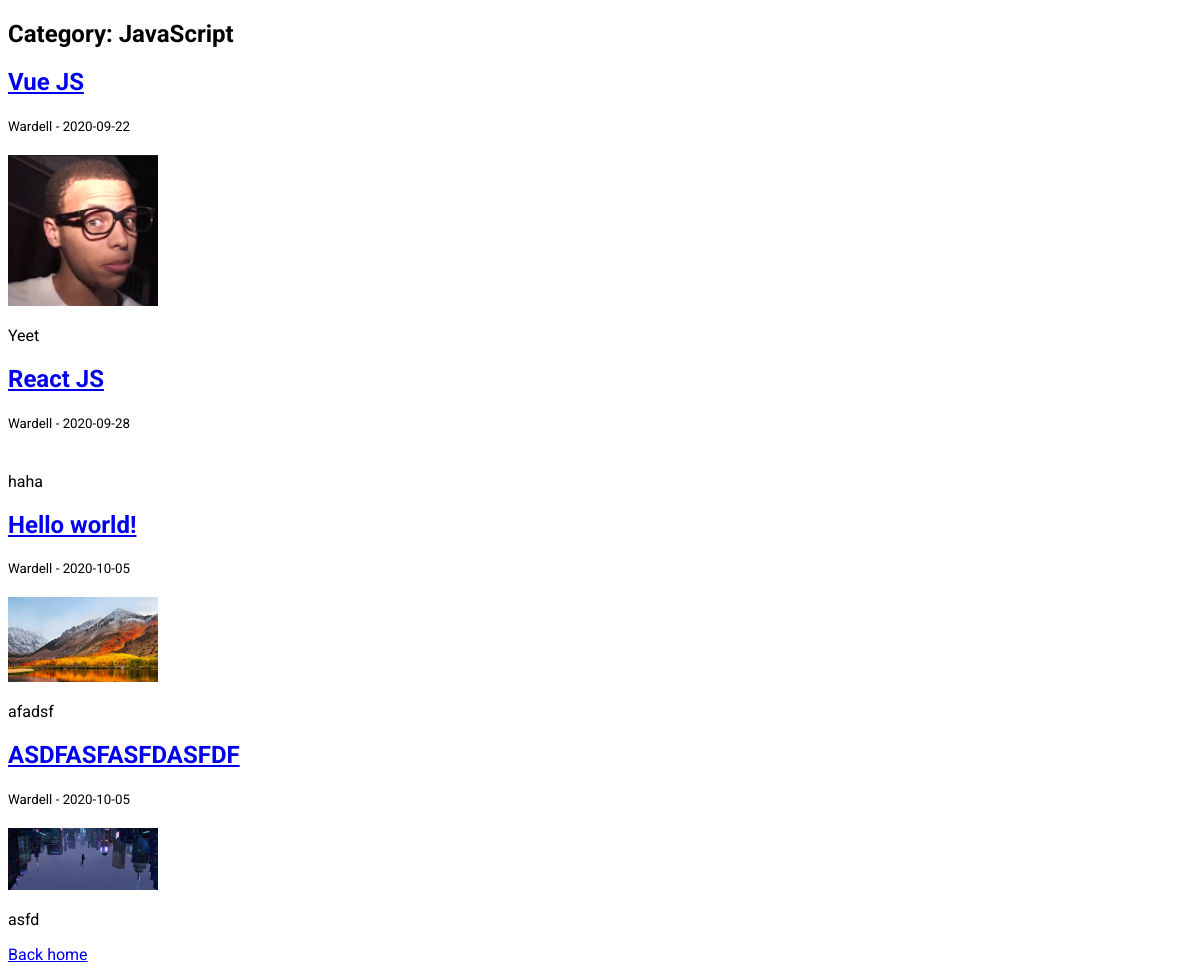
Screenshot of /category.php?cate_name=JavaScript with the database file from the repository.
### tables this page shows
CREATE TABLE `posts` (
  `id` int(3) NOT NULL,
  `post_author_id` int(3) NOT NULL,
  `post_category_id` int(3) NOT NULL,
  `post_title` varchar(255) NOT NULL,
  `post_content` text NOT NULL,
  `post_image` text NOT NULL,
  `post_date` date NOT NULL,
  `post_tags` varchar(255) NOT NULL,
  `post_comments_count` int(255) NOT NULL DEFAULT 0,
  `post_status` tinyint(4) NOT NULL DEFAULT 0,
  `post_views` int(255) NOT NULL DEFAULT 0
);

CREATE TABLE `users` (
  `id` int(3) NOT NULL,
  `user_name` varchar(255) NOT NULL,
  `user_email` varchar(255) NOT NULL,
  `user_password` varchar(255) NOT NULL,
  `user_isadmin` tinyint(1) NOT NULL DEFAULT 0
);

### includes/classloader.inc.php (called while the page is built, shortened)
<?php
function classLoader($className)
{
    $url = $_SERVER['HTTP_HOST'] . $_SERVER['REQUEST_URI'];
    $extension = ".class.php";
    if (strpos($url, "includes") !== false) {
        $path = "../classes/";
    } else {
        $path = "classes/";
    }
}

### classes/database.class.php (called while the page is built)
<?php
class Database
{
    private $host = "localhost";
    private $db_name = "cms";
    private $user = "root";
    private $password = "";
    protected function connect_db()
    {
        try {
            $dsn = "mysql:host=" . $this->host . ";dbname=" . $this->db_name;
            $connection = new PDO($dsn, $this->user, $this->password);
            $connection->setAttribute(PDO::ATTR_DEFAULT_FETCH_MODE, PDO::FETCH_ASSOC);
            $connection->setAttribute(PDO::ATTR_ERRMODE, PDO::ERRMODE_EXCEPTION);
            return $connection;
        } catch (PDOException $error) {
            echo "Connection failed" . $error->getMessage();
        }
    }
}

### classes/postmodel.class.php (called while the page is built, shortened)
<?php
class PostModel extends Database
{
    protected function fetchPostsFromCate()
    {
        $sql = "SELECT posts.*, categories.category_name, users.user_name FROM posts, categories, users WHERE posts.post_category_id = categories.id AND posts.post_author_id = users.id AND categories.category_name = ?";
        $stmt = $this->connect_db()->prepare($sql);
        if (isset($_GET['cate_name'])) {
            $stmt->execute([$_GET['cate_name']]);
            $row = $stmt->fetchAll();
            return $row;
        }
    }
}

### classes/postview.class.php (called while the page is built, shortened)
<?php
class PostView extends PostModel
{
    public function displayCatePost()
    {
        return $this->fetchPostsFromCate();
    }
}

### category.php (the view)
<?php
include 'includes/header.inc.php';
$postView = new PostView();
?>
<section>
    <h1>Category: <?php echo $_GET['cate_name']; ?></h1>
    <?php
    if (count($postView->displayCatePost()) > 0) :
        foreach ($postView->displayCatePost() as $post) :
    ?>
            <h2>
                <a href="post.php?post_id=<?php echo $post['id']; ?>">
                    <?php echo $post['post_title']; ?>
                </a>
            </h2>
            <p><small><?php echo $post['user_name'] . " - " . $post['post_date']; ?></small></p>
            <img class="imgs" src="img/<?php echo $post['post_image']; ?>" alt="">
            <p><?php echo $post['post_content']; ?></p>
        <?php
        endforeach;
    else :
        ?>
        <p><?php echo PostView::$no_post_in_cate_msg; ?></p>
    <?php
    endif;
    ?>
    <p><a href="index.php">Back home</a></p>
</section>
<?php
include 'includes/footer.inc.php';
?>

### includes/header.inc.php (shortened to what this page needs)
<!DOCTYPE html>
<html lang="en">
<head>
    <link rel="stylesheet" href="./css/main.css">
</head>
<body>
    <?php
    include 'classloader.inc.php';
    ?>

### includes/footer.inc.php (shortened to what this page needs)
</body>
</html>

### css/main.css (style rules this page uses)
* { font-family: "Roboto", sans-serif; }
img { display: block; width: 150px; margin: 20px 0; }

### rows the page displays
posts: post_title "Vue JS", post_author.user_name "Wardell", post_date "2020-09-22", post_image (picture), post_content "Yeet"
posts: post_title "React JS", post_author.user_name "Wardell", post_date "2020-09-28", post_content "haha"
posts: post_title "Hello world!", post_author.user_name "Wardell", post_date "2020-10-05", post_image (picture), post_content "afadsf"
posts: post_title "ASDFASFASFDASFDF", post_author.user_name "Wardell", post_date "2020-10-05", post_image (picture), post_content "asfd"

### other values shown
$_GET['cate_name'] "JavaScript"
